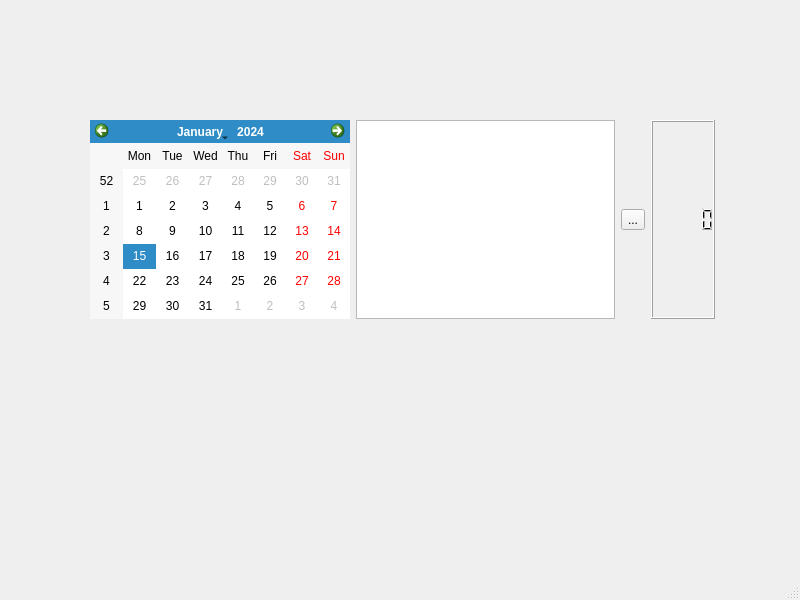
<?xml version="1.0" encoding="UTF-8"?>
<ui version="4.0">
 <class>MainWindow</class>
 <widget class="QMainWindow" name="MainWindow">
  <property name="geometry">
   <rect>
    <x>0</x>
    <y>0</y>
    <width>800</width>
    <height>600</height>
   </rect>
  </property>
  <property name="windowTitle">
   <string>MainWindow</string>
  </property>
  <widget class="QWidget" name="centralwidget">
   <widget class="QWidget" name="">
    <property name="geometry">
     <rect>
      <x>90</x>
      <y>120</y>
      <width>625</width>
      <height>199</height>
     </rect>
    </property>
    <layout class="QHBoxLayout" name="horizontalLayout">
     <item>
      <widget class="QCalendarWidget" name="calendarWidget"/>
     </item>
     <item>
      <widget class="QTreeView" name="treeView"/>
     </item>
     <item>
      <widget class="QToolButton" name="toolButton">
       <property name="text">
        <string>...</string>
       </property>
      </widget>
     </item>
     <item>
      <widget class="QLCDNumber" name="lcdNumber"/>
     </item>
    </layout>
   </widget>
  </widget>
  <widget class="QMenuBar" name="menubar">
   <property name="geometry">
    <rect>
     <x>0</x>
     <y>0</y>
     <width>800</width>
     <height>23</height>
    </rect>
   </property>
  </widget>
  <widget class="QStatusBar" name="statusbar"/>
 </widget>
 <resources/>
 <connections/>
</ui>
